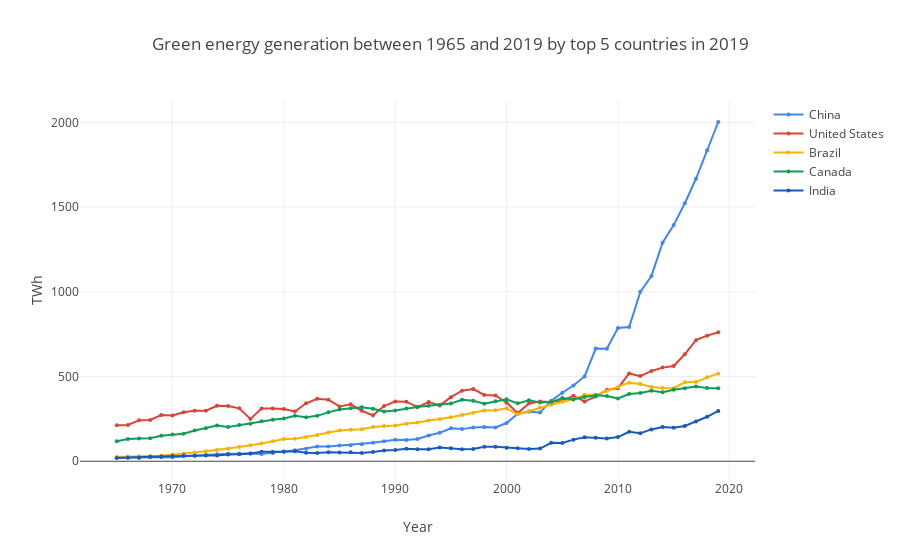

Write notebook code for a chart like this one.
### Markdown cell above
### Green energy generation between 1965 and 2019 by top 5 countries in 2019

### Code cell
df_tmp = df_wre_country_2019.nlargest(5, columns = 'Total')

fig = go.Figure()

for index, row in df_tmp.iterrows():
    df_tmp2 = df_wre[df_wre['Country'] == row['Country']]
    _ = fig.add_trace(go.Scatter(x = df_tmp2['Year'], y = df_tmp2['Total'], name = row['Country'],
                                 marker_size = 4, marker_line_width = 0))
_ = fig.update_xaxes(title_text = 'Year')
_ = fig.update_yaxes(title_text = ' TWh')

_ = fig.update_traces(mode = 'lines+markers')
_ = fig.update_layout(showlegend = True,
                      title_text = 'Green energy generation between 1965 and 2019 by top 5 countries in 2019')

fig.show()
